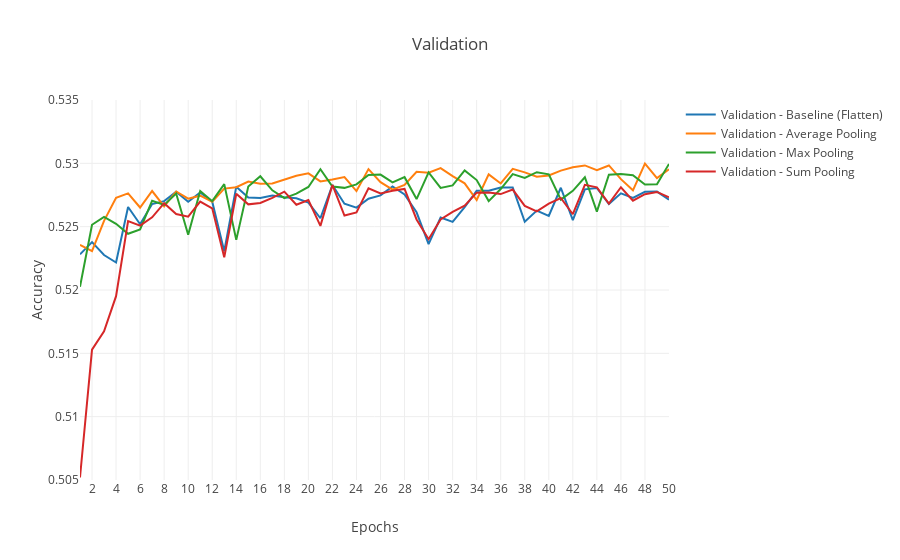

Notebook code cell kept with this figure:
### Code cell
data_1_0 = pd.read_csv('../images/model_1_0_accuracy.csv')
data_1_2 = pd.read_csv('../images/model_1_2_accuracy.csv')
data_1_3 = pd.read_csv('../images/model_1_3_accuracy.csv')
data_1_4 = pd.read_csv('../images/model_1_4_accuracy.csv')
data_1_5 = pd.read_csv('../images/model_1_5_accuracy.csv')

epochs = data_1_0['epoch']
validation_accuracy_1_0 = data_1_0['validation_accuracy']
validation_accuracy_1_2 = data_1_2['validation_accuracy']
validation_accuracy_1_3 = data_1_3['validation_accuracy']
validation_accuracy_1_4 = data_1_4['validation_accuracy']
validation_accuracy_1_5 = data_1_5['validation_accuracy']

fig = go.Figure()
fig.add_trace(go.Scatter(
    x=epochs,
    y=validation_accuracy_1_0,
    mode='lines',
    name='Validation - Baseline (Flatten)',
    line=dict(color='#1F77B4')))
fig.add_trace(go.Scatter(
    x=epochs,
    y=validation_accuracy_1_2,
    mode='lines',
    name='Validation - Average Pooling',
    line=dict(color='#FF7F0E')))
fig.add_trace(go.Scatter(
    x=epochs,
    y=validation_accuracy_1_3,
    mode='lines',
    name='Validation - Max Pooling',
    line=dict(color='#2CA02C')))
fig.add_trace(go.Scatter(
    x=epochs,
    y=validation_accuracy_1_4,
    mode='lines',
    name='Validation - Sum Pooling',
    line=dict(color='#D62728')))
# fig.add_trace(go.Scatter(
#     x=epochs,
#     y=validation_accuracy_1_5,
#     mode='lines',
#     name='Validation - Attention Pooling',
#     line=dict(color='#9467BD')))

fig.update_layout(
    template='none',
    xaxis_title='Epochs',
    yaxis_title="Accuracy",
    title='Validation')
fig.update_xaxes(dtick=2)
fig.update_yaxes(range=[0.505,0.535])
fig.show()
fig.write_image(f'../images/single_team_pooling_validation_accuracy.png', scale=5)
# pd.DataFrame({'epoch': epochs, 'training_accuracy':training_accuracy, 'validation_accuracy':validation_accuracy}).to_csv('../images/model_1_0_accuracy_v2.csv', index=False)

### Figure 1 — Plotly figure (JSON) as saved in the notebook; plotly's stock layout.template omitted (floating-point values rounded to 4 significant figures)
{"data": [{"line": {"color": "#1F77B4"}, "mode": "lines", "name": "Validation - Baseline (Flatten)", "type": "scatter", "x": [1, 2, 3, 4, 5, 6, 7, 8, 9, 10, 11, 12, 13, 14, 15, 16, 17, 18, 19, 20, 21, 22, 23, 24, 25, 26, 27, 28, 29, 30, 31, 32, 33, 34, 35, 36, 37, 38, 39, 40, 41, 42, 43, 44, 45, 46, 47, 48, 49, 50], "y": [0.5228, 0.5238, 0.5228, 0.5222, 0.5266, 0.5252, 0.5268, 0.527, 0.5278, 0.527, 0.5277, 0.527, 0.5231, 0.5282, 0.5273, 0.5273, 0.5275, 0.5273, 0.5272, 0.5269, 0.5257, 0.5283, 0.5268, 0.5265, 0.5272, 0.5275, 0.5282, 0.5275, 0.5261, 0.5236, 0.5257, 0.5254, 0.5265, 0.5278, 0.5278, 0.5281, 0.5281, 0.5254, 0.5263, 0.5258, 0.5281, 0.5255, 0.5279, 0.5281, 0.5268, 0.5276, 0.5273, 0.5277, 0.5278, 0.5271]}, {"line": {"color": "#FF7F0E"}, "mode": "lines", "name": "Validation - Average Pooling", "type": "scatter", "x": [1, 2, 3, 4, 5, 6, 7, 8, 9, 10, 11, 12, 13, 14, 15, 16, 17, 18, 19, 20, 21, 22, 23, 24, 25, 26, 27, 28, 29, 30, 31, 32, 33, 34, 35, 36, 37, 38, 39, 40, 41, 42, 43, 44, 45, 46, 47, 48, 49, 50], "y": [0.5236, 0.5231, 0.5255, 0.5273, 0.5276, 0.5265, 0.5278, 0.5266, 0.5278, 0.5272, 0.5274, 0.527, 0.528, 0.5281, 0.5286, 0.5284, 0.5284, 0.5287, 0.529, 0.5292, 0.5286, 0.5287, 0.5289, 0.5278, 0.5295, 0.5285, 0.5279, 0.5283, 0.5293, 0.5293, 0.5296, 0.529, 0.5284, 0.5271, 0.5291, 0.5284, 0.5296, 0.5293, 0.5289, 0.529, 0.5294, 0.5297, 0.5298, 0.5295, 0.5298, 0.5288, 0.5279, 0.53, 0.5288, 0.5295]}, {"line": {"color": "#2CA02C"}, "mode": "lines", "name": "Validation - Max Pooling", "type": "scatter", "x": [1, 2, 3, 4, 5, 6, 7, 8, 9, 10, 11, 12, 13, 14, 15, 16, 17, 18, 19, 20, 21, 22, 23, 24, 25, 26, 27, 28, 29, 30, 31, 32, 33, 34, 35, 36, 37, 38, 39, 40, 41, 42, 43, 44, 45, 46, 47, 48, 49, 50], "y": [0.5203, 0.5251, 0.5258, 0.5252, 0.5244, 0.5248, 0.5271, 0.5267, 0.5276, 0.5244, 0.5278, 0.527, 0.5284, 0.524, 0.5282, 0.529, 0.5279, 0.5273, 0.5276, 0.5281, 0.5295, 0.5282, 0.5281, 0.5283, 0.5291, 0.5291, 0.5285, 0.5289, 0.5272, 0.5293, 0.5281, 0.5283, 0.5294, 0.5287, 0.527, 0.528, 0.5292, 0.5288, 0.5293, 0.5291, 0.5271, 0.5278, 0.5289, 0.5262, 0.5291, 0.5292, 0.5291, 0.5283, 0.5283, 0.53]}, {"line": {"color": "#D62728"}, "mode": "lines", "name": "Validation - Sum Pooling", "type": "scatter", "x": [1, 2, 3, 4, 5, 6, 7, 8, 9, 10, 11, 12, 13, 14, 15, 16, 17, 18, 19, 20, 21, 22, 23, 24, 25, 26, 27, 28, 29, 30, 31, 32, 33, 34, 35, 36, 37, 38, 39, 40, 41, 42, 43, 44, 45, 46, 47, 48, 49, 50], "y": [0.5052, 0.5153, 0.5167, 0.5195, 0.5254, 0.5251, 0.5257, 0.5269, 0.526, 0.5258, 0.527, 0.5264, 0.5226, 0.5276, 0.5268, 0.5269, 0.5273, 0.5278, 0.5267, 0.5271, 0.5251, 0.5283, 0.5259, 0.5261, 0.528, 0.5276, 0.5278, 0.528, 0.5256, 0.524, 0.5256, 0.5262, 0.5267, 0.5277, 0.5277, 0.5276, 0.5279, 0.5266, 0.5262, 0.5268, 0.5273, 0.526, 0.5283, 0.5281, 0.5268, 0.5281, 0.5271, 0.5276, 0.5277, 0.5273]}], "layout": {"title": {"text": "Validation"}, "xaxis": {"dtick": 2, "title": {"text": "Epochs"}}, "yaxis": {"range": [0.505, 0.535], "title": {"text": "Accuracy"}}}}
